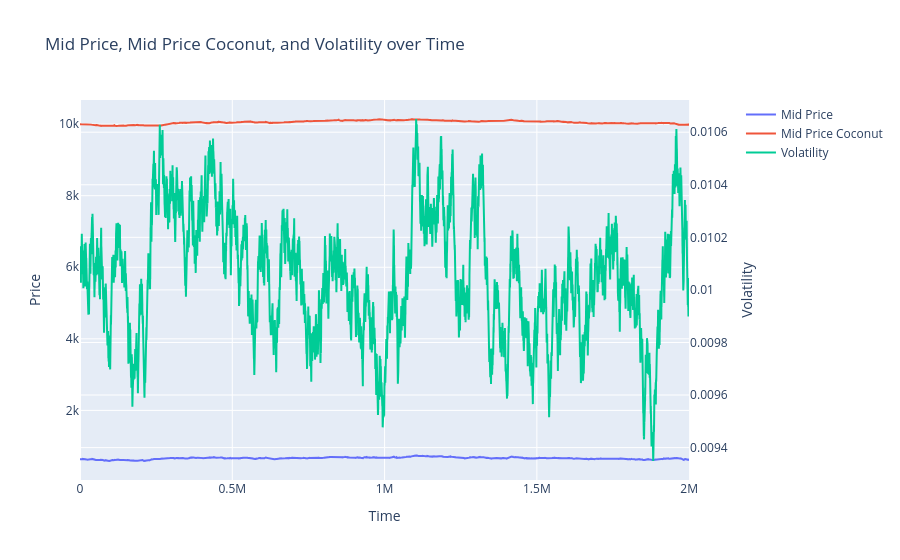

Notebook source saved alongside this figure:
### Code cell
from plotly.subplots import make_subplots
fig = make_subplots(specs=[[{"secondary_y": True}]])
fig.add_trace(go.Scatter(x=df_coconut_call['timestamp'], y=df_coconut_call['mid_price'], name="Mid Price"), secondary_y=False)
fig.add_trace(go.Scatter(x=df_coconut_call['timestamp'], y=df_coconut_call['mid_price_coconut'], name="Mid Price Coconut"), secondary_y=False)
fig.add_trace(go.Scatter(x=df_coconut_call['timestamp'], y=df_coconut_call['vol'], name="Volatility"), secondary_y=True)

fig.update_layout(title_text="Mid Price, Mid Price Coconut, and Volatility over Time")
fig.update_xaxes(title_text="Time")
fig.update_yaxes(title_text="Price", secondary_y=False)
fig.update_yaxes(title_text="Volatility", secondary_y=True)

fig.show()

### Figure 1 — Plotly figure (JSON) as saved in the notebook; plotly's stock layout.template omitted (floating-point values rounded to 4 significant figures; data arrays with more than 128 entries replaced by an {"elided": "..."} marker saying what was removed)
{"data": [{"name": "Mid Price", "type": "scatter", "x": {"elided": "20000 int values"}, "xaxis": "x", "y": {"elided": "20000 float values"}, "yaxis": "y"}, {"name": "Mid Price Coconut", "type": "scatter", "x": {"elided": "20000 int values"}, "xaxis": "x", "y": {"elided": "20000 float values"}, "yaxis": "y"}, {"name": "Volatility", "type": "scatter", "x": {"elided": "20000 int values"}, "xaxis": "x", "y": {"elided": "20000 float values"}, "yaxis": "y2"}], "layout": {"title": {"text": "Mid Price, Mid Price Coconut, and Volatility over Time"}, "xaxis": {"anchor": "y", "domain": [0, 0.94], "title": {"text": "Time"}}, "yaxis": {"anchor": "x", "domain": [0, 1], "title": {"text": "Price"}}, "yaxis2": {"anchor": "x", "overlaying": "y", "side": "right", "title": {"text": "Volatility"}}}}
